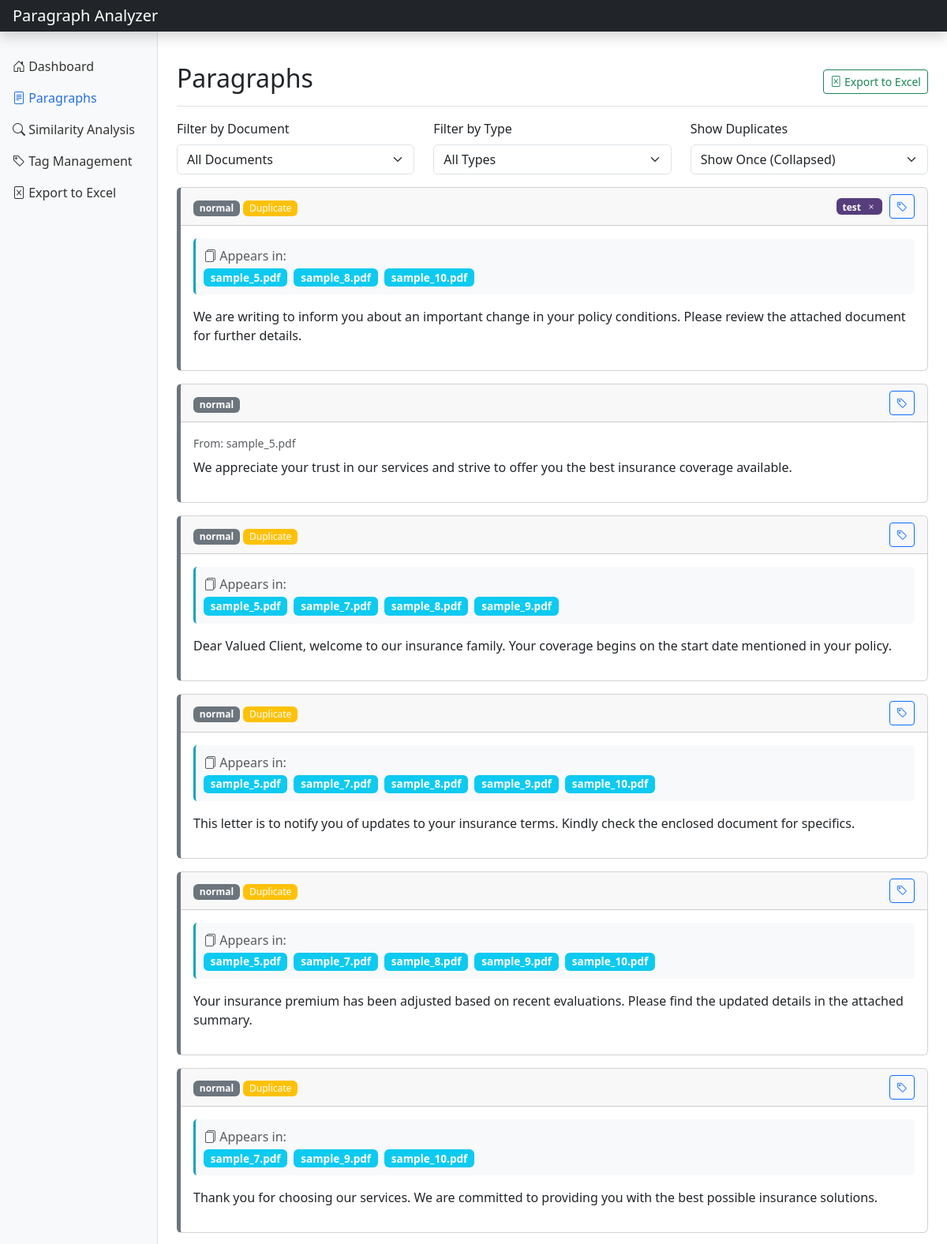
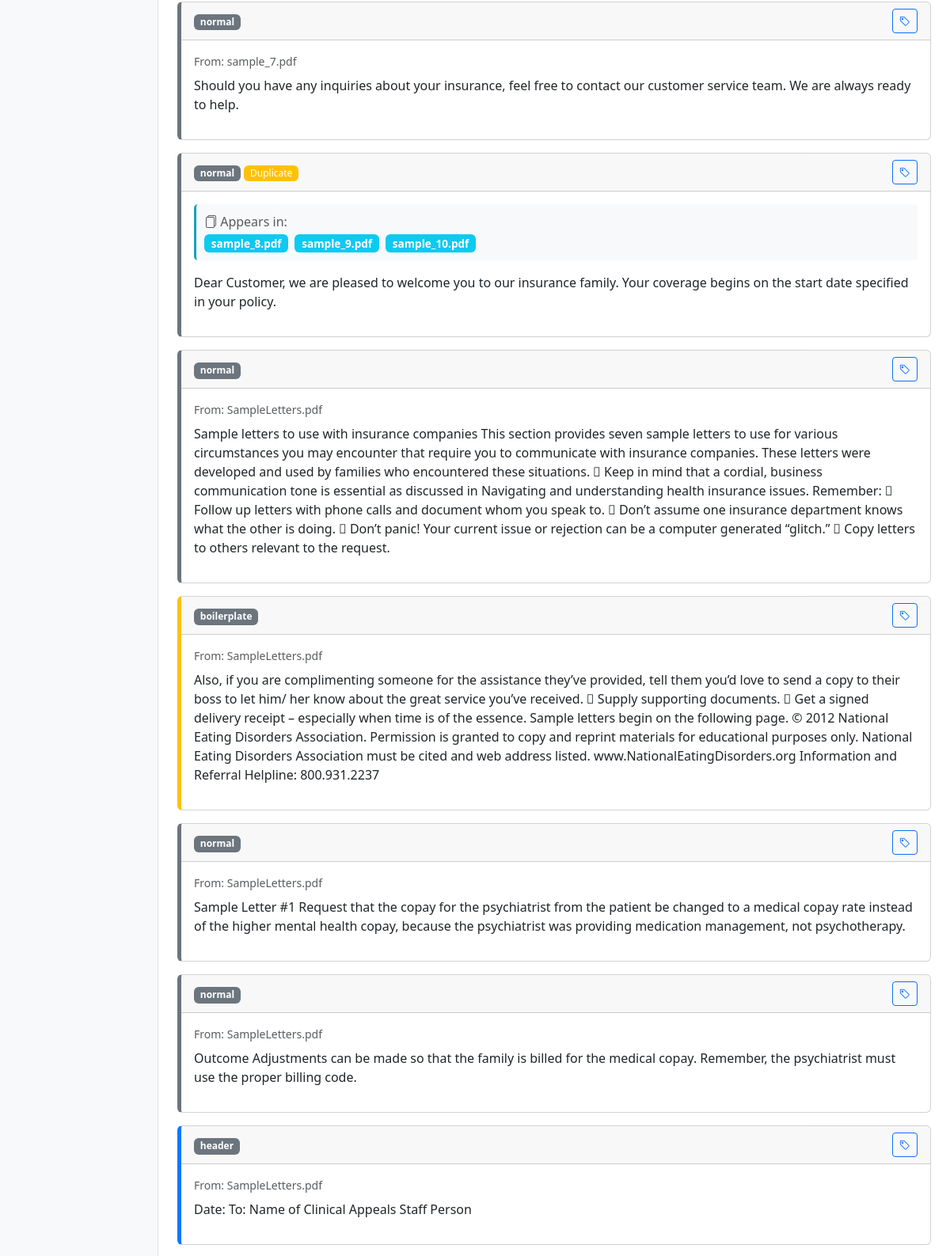
Screenshot of /paragraphs (upper part) with the database file from the repository (2 pictures, top to bottom).
### tables this page shows
CREATE TABLE paragraphs (
                id INTEGER PRIMARY KEY AUTOINCREMENT,
                content TEXT NOT NULL,
                document_id INTEGER NOT NULL,
                paragraph_type TEXT NOT NULL,
                position INTEGER NOT NULL,
                header_content TEXT,
                FOREIGN KEY (document_id) REFERENCES documents (id) ON DELETE CASCADE
            );

CREATE TABLE tags (
                id INTEGER PRIMARY KEY AUTOINCREMENT,
                name TEXT NOT NULL UNIQUE,
                color TEXT NOT NULL
            );

CREATE TABLE documents (
                id INTEGER PRIMARY KEY AUTOINCREMENT,
                filename TEXT NOT NULL,
                file_type TEXT NOT NULL,
                file_path TEXT NOT NULL,
                upload_date TEXT NOT NULL
            );

### app.py (the view)
@app.route('/paragraphs')
def view_paragraphs():
    document_id = request.args.get('document_id', type=int)
    show_all_duplicates = request.args.get('show_all_duplicates', type=int, default=0)
    collapse_duplicates = not (document_id is not None or show_all_duplicates == 1)
    paragraphs = db_manager.get_paragraphs(document_id, collapse_duplicates=collapse_duplicates)
    documents = db_manager.get_documents()
    tags = db_manager.get_tags()
    return render_template(
        'paragraphs.html',
        paragraphs=paragraphs,
        documents=documents,
        tags=tags,
        selected_document=document_id,
        show_all_duplicates=show_all_duplicates
    )

### database_manager.py (called while the page is built)
    def get_documents(self) -> List[Dict]:
        self.logger.info("Retrieving all documents")
        try:
            conn = sqlite3.connect(self.db_path)
            conn.row_factory = sqlite3.Row
            cursor = conn.cursor()
            cursor.execute('SELECT * FROM documents ORDER BY upload_date DESC')
            rows = cursor.fetchall()
            documents = [dict(row) for row in rows]
            conn.close()
            self.logger.info(f"Retrieved {len(documents)} documents")
            return documents
        except Exception as e:
            self.logger.error(f"Error retrieving documents: {str(e)}", exc_info=True)
            return []

    def get_tags(self) -> List[Dict]:
        self.logger.info("Retrieving all tags")
        try:
            conn = sqlite3.connect(self.db_path)
            conn.row_factory = sqlite3.Row
            cursor = conn.cursor()
            cursor.execute('SELECT * FROM tags')
            rows = cursor.fetchall()
            tags = [dict(row) for row in rows]
            conn.close()
            self.logger.info(f"Retrieved {len(tags)} tags")
            return tags
        except Exception as e:
            self.logger.error(f"Error retrieving tags: {str(e)}", exc_info=True)
            return []

### templates/paragraphs.html (shortened to what this page needs)
{% extends 'base.html' %}
{% block content %}
    <div class="d-flex justify-content-between flex-wrap flex-md-nowrap align-items-center pt-3 pb-2 mb-3 border-bottom">
        <h1 class="h2">Paragraphs</h1>
        <div class="btn-toolbar mb-2 mb-md-0">
            <a href="/export" class="btn btn-sm btn-outline-success">
                <i class="bi bi-file-excel"></i> Export to Excel
            </a>
        </div>
    </div>
    <div class="row mb-3">
        <div class="col-md-4">
            <label for="documentFilter" class="form-label">Filter by Document</label>
            <select class="form-select" id="documentFilter" onchange="filterByDocument(this.value)">
                <option value="">All Documents</option>
            </select>
        </div>
        <div class="col-md-4">
            <label for="paragraphTypeFilter" class="form-label">Filter by Type</label>
            <select class="form-select" id="paragraphTypeFilter" onchange="filterByType(this.value)">
                <option value="">All Types</option>
            </select>
        </div>
        <div class="col-md-4">
            <label for="duplicateFilter" class="form-label">Show Duplicates</label>
            <select class="form-select" id="duplicateFilter" onchange="filterByDuplicates(this.value)">
                <option value="collapsed" {% if not show_all_duplicates %}selected{% endif %}>Show Once (Collapsed)</option>
            </select>
        </div>
    </div>
    <div class="row">
        <div class="col-md-12">
            {% if paragraphs %}
                <div id="paragraphsList">
                    {% for para in paragraphs %}
                        <div class="card paragraph-card {{ para.paragraph_type }}" data-type="{{ para.paragraph_type }}" data-id="{{ para.id }}">
                            <div class="card-header d-flex justify-content-between align-items-center">
                                <div>
                                    <span class="badge bg-secondary">{{ para.paragraph_type }}</span>
                                    {% if para.appears_in_multiple %}
                                        <span class="badge bg-warning">Duplicate</span>
                                    {% endif %}
                                </div>
                                <div class="paragraph-tags">
                                    {% for tag in para.tags %}
                                        <span class="badge tag-badge" style="background-color: {{ tag.color }}">
                                            {{ tag.name }}
                                            <i class="bi bi-x" onclick="removeTag({{ para.id }}, {{ tag.id }})"></i>
                                        </span>
                                    {% endfor %}
                                    <button class="btn btn-sm btn-outline-primary" onclick="showTagModal({{ para.id }})">
                                        <i class="bi bi-tag"></i>
                                    </button>
                                </div>
                            </div>
                            <div class="card-body">
                                {% if para.appears_in_multiple %}
                                    <div class="document-references mb-3">
                                        <p class="text-muted mb-1"><i class="bi bi-files"></i> Appears in:</p>
                                        <div class="d-flex flex-wrap gap-2">
                                            {% for filename in para.document_references %}
                                                <span class="badge bg-info">{{ filename }}</span>
                                            {% endfor %}
                                        </div>
                                    </div>
                                {% else %}
                                    <small class="text-muted mb-2 d-block">From: {{ para.filename }}</small>
                                {% endif %}
                                {% if para.paragraph_type == 'table' %}
                                    <pre class="table-content">{{ para.content }}</pre>
                                {% else %}
                                    <p>{{ para.content }}</p>
                                {% endif %}
                            </div>
                        </div>
                    {% endfor %}
                </div>
            {% else %}
                <div class="alert alert-info">
                    No paragraphs found. Please upload some documents first.
                </div>
            {% endif %}
        </div>
    </div>
{% endblock %}

### static/custom.css (style rules this page uses)
.tag-badge { margin-right: 5px; cursor: pointer; }
.tag-badge i { cursor: pointer; margin-left: 4px; }
.paragraph-card { margin-bottom: 1rem; border-left: 5px solid #6c757d; }
.paragraph-card.header { border-left-color: #007bff; }
.paragraph-card.boilerplate { border-left-color: #ffc107; }
.document-references { background-color: #f8f9fa; padding: 10px; border-radius: 5px; border-left: 3px solid #17a2b8; margin-bottom: 15px; }
.document-references .badge { font-size: 0.85em; }
.badge.bg-warning { font-weight: 500; }

### rows the page displays
paragraphs: paragraph_type "normal", shows "Duplicate", document_references "sample_5.pdf" "sample_8.pdf" "sample_10.pdf", content "We are writing to inform you about an important change in your policy conditions. Please review the attached document for further details."
tags: name "test"
paragraphs: paragraph_type "normal", filename "sample_5.pdf", content "We appreciate your trust in our services and strive to offer you the best insurance coverage available."
paragraphs: paragraph_type "normal", shows "Duplicate", document_references "sample_5.pdf" "sample_7.pdf" "sample_8.pdf" "sample_9.pdf", content "Dear Valued Client, welcome to our insurance family. Your coverage begins on the start date mentioned in your policy."
paragraphs: paragraph_type "normal", shows "Duplicate", document_references "sample_5.pdf" "sample_7.pdf" "sample_8.pdf" "sample_9.pdf" "sample_10.pdf", content "This letter is to notify you of updates to your insurance terms. Kindly check the enclosed document for specifics."
paragraphs: paragraph_type "normal", shows "Duplicate", document_references "sample_5.pdf" "sample_7.pdf" "sample_8.pdf" "sample_9.pdf" "sample_10.pdf", content "Your insurance premium has been adjusted based on recent evaluations. Please find the updated details in the attached summary."
paragraphs: paragraph_type "normal", shows "Duplicate", document_references "sample_7.pdf" "sample_9.pdf" "sample_10.pdf", content "Thank you for choosing our services. We are committed to providing you with the best possible insurance solutions."
paragraphs: paragraph_type "normal", filename "sample_7.pdf", content "Should you have any inquiries about your insurance, feel free to contact our customer service team. We are always ready to help."
paragraphs: paragraph_type "normal", shows "Duplicate", document_references "sample_8.pdf" "sample_9.pdf" "sample_10.pdf", content "Dear Customer, we are pleased to welcome you to our insurance family. Your coverage begins on the start date specified in your policy."
paragraphs: paragraph_type "normal", filename "SampleLetters.pdf", content "Sample letters to use with insurance companies This section provides seven sample letters to use for various circumstances you may encounter that require you to communicate with insurance companies. These letters were developed and used by families who encountered these situations.  Keep in mind that a cordial, business communication tone is essential as discussed in Navigating and understanding health insurance issues. Remember:  Follow up letters with phone calls and document whom you speak to.  Don’t assume one insurance department knows what the other is doing.  Don’t panic! Your current issue or rejection can be a computer generated “glitch.”  Copy letters to others relevant to…"
paragraphs: paragraph_type "boilerplate", filename "SampleLetters.pdf", content "Also, if you are complimenting someone for the assistance they’ve provided, tell them you’d love to send a copy to their boss to let him/ her know about the great service you’ve received.  Supply supporting documents.  Get a signed delivery receipt – especially when time is of the essence. Sample letters begin on the following page. © 2012 National Eating Disorders Association. Permission is granted to copy and reprint materials for educational purposes only. National Eating Disorders Association must be cited and web address listed. www.NationalEatingDisorders.org Information and Referral Helpline: 800.931.2237"
paragraphs: paragraph_type "normal", filename "SampleLetters.pdf", content "Sample Letter #1 Request that the copay for the psychiatrist from the patient be changed to a medical copay rate instead of the higher mental health copay, because the psychiatrist was providing medication management, not psychotherapy."
paragraphs: paragraph_type "normal", filename "SampleLetters.pdf", content "Outcome Adjustments can be made so that the family is billed for the medical copay. Remember, the psychiatrist must use the proper billing code."
paragraphs: paragraph_type "header", filename "SampleLetters.pdf", content "Date: To: Name of Clinical Appeals Staff Person"
